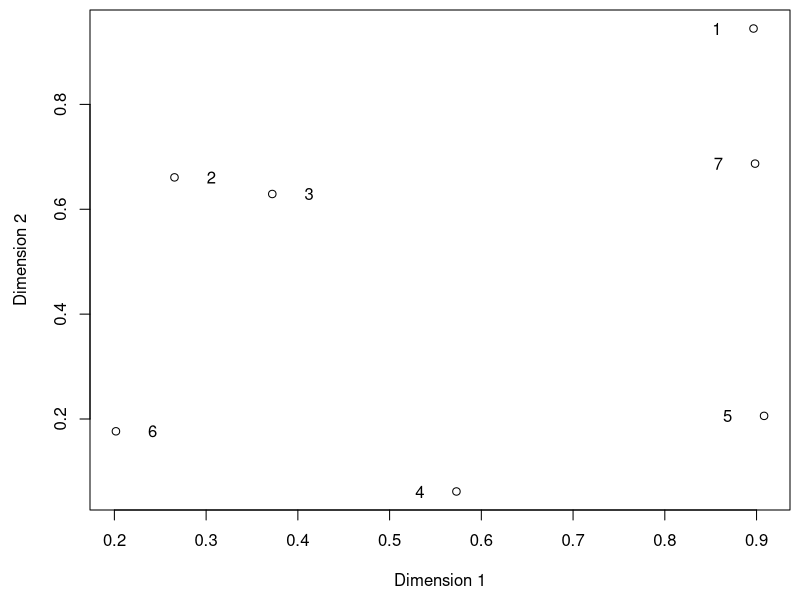
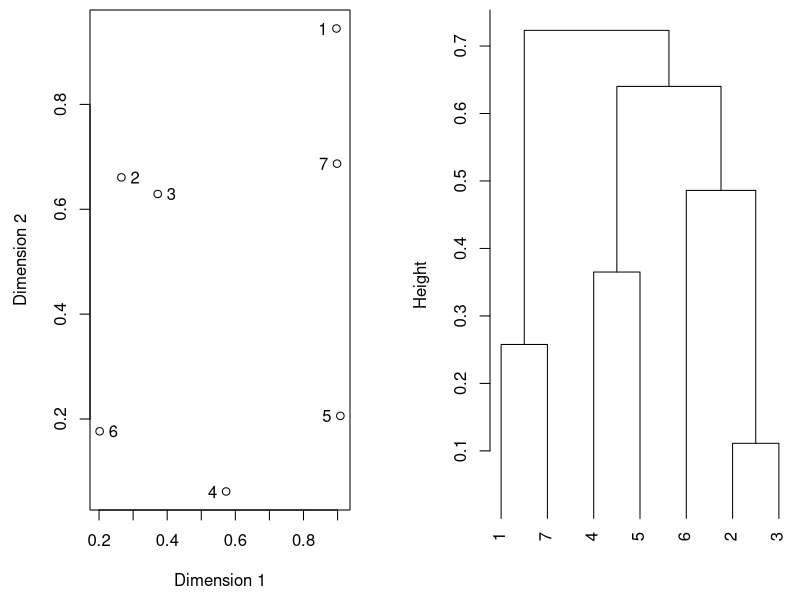
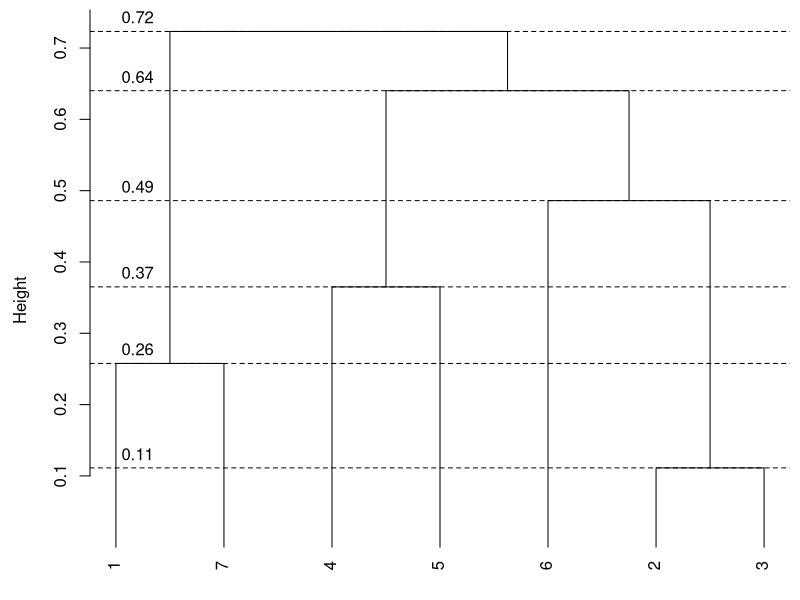
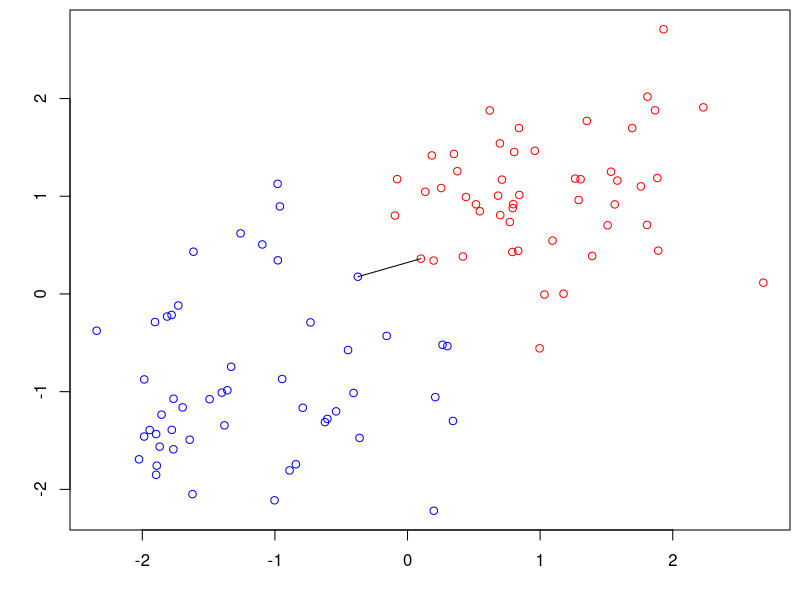
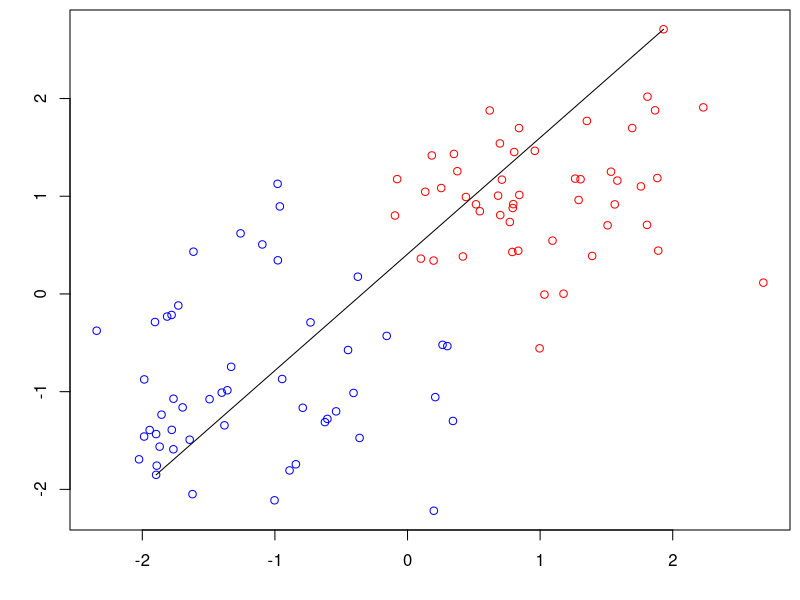
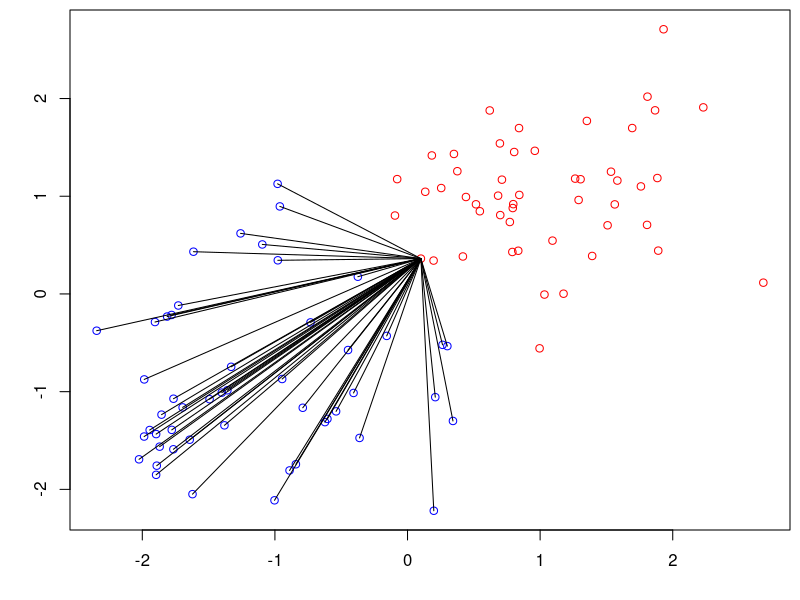
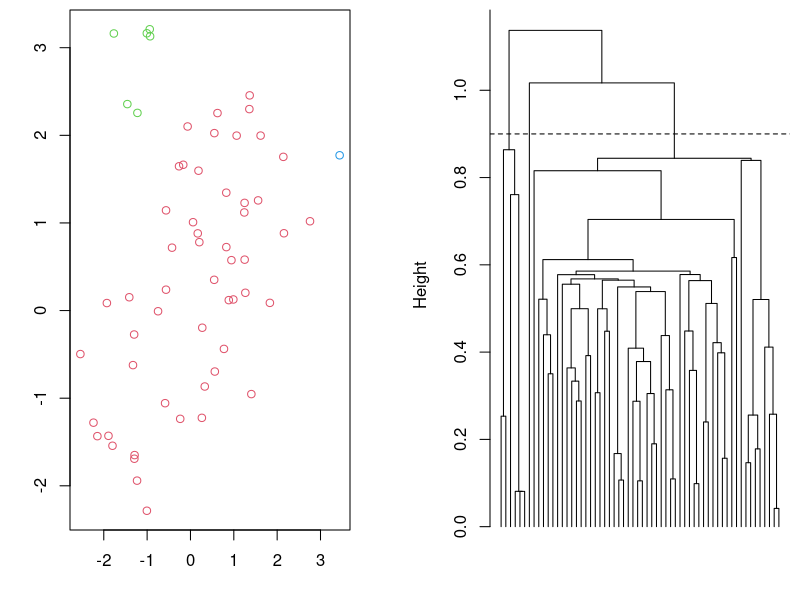
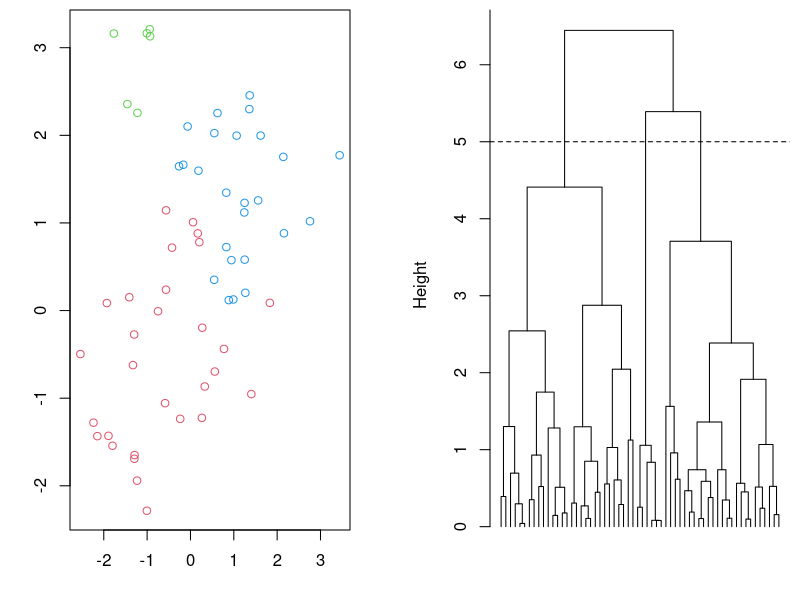

These charts were generated, in order, by the following R code:
# Hierarchical agglomerative clustering example
set.seed(0)
x = matrix(runif(7*2),ncol=2)

pdf(file="agclustex.pdf",width=4,height=4)
par(mar=c(4.5,4.5,0.5,0.5))
plot(x,xlab="Dimension 1",ylab="Dimension 2",main="")
d = 0.04
text(x[,1]+d-2*d*(x[,1]>0.5),x[,2],labels=1:7)
graphics.off()

hc = hclust(dist(x),method="average")

pdf(file="agclustex2.pdf",width=10,height=5)
par(mfrow=c(1,2))
par(mar=c(4.5,4.5,0.5,2.5))
plot(x,xlab="Dimension 1",ylab="Dimension 2",main="")
d = 0.04
text(x[,1]+d-2*d*(x[,1]>0.5),x[,2],labels=1:7)
par(mar=c(2,4.5,0.5,0.5))
plot(hc,main="",hang=-1e-10)
graphics.off()

pdf(file="noinv.pdf",width=5,height=5) 
par(mar=c(0.5,4.5,0.5,0.5))
plot(hc,main="",hang=-1e-10)
abline(h=hc$height,lty=2)
text(rep(1,6)+0.2,hc$height+0.02,
as.character(round(hc$height,2)))
graphics.off()

# Linkages
set.seed(0)
x = rbind(matrix(rnorm(2*50,mean=1,sd=0.7),ncol=2),
matrix(rnorm(2*50,mean=-1,sd=0.8),ncol=2))

dmin = Inf
dmax = 0
imin = 0; jmin = 0
imax = 0; jmax = 0
for (i in 1:50) {
for (j in 51:100) {
a = sqrt(sum((x[i,]-x[j,])^2))
if (a<dmin) {
dmin=a
imin=i; jmin=j
}
if (a>dmax) {
dmax=a
imax=i; jmax=j
}
}}

pdf(file="single.pdf",width=5,height=5)
par(mar=c(3.5,3.5,0.5,0.5))
plot(x,xlab="",ylab="",
col=c(rep("red",50),rep("blue",50)))
segments(x[imin,1],x[imin,2],x[jmin,1],x[jmin,2])
graphics.off()

pdf(file="complete.pdf",width=5,height=5)
par(mar=c(3.5,3.5,0.5,0.5))
plot(x,xlab="",ylab="",
col=c(rep("red",50),rep("blue",50)))
segments(x[imax,1],x[imax,2],x[jmax,1],x[jmax,2])
graphics.off()

pdf(file="average.pdf",width=5,height=5)
par(mar=c(3.5,3.5,0.5,0.5))
plot(x,xlab="",ylab="",
col=c(rep("red",50),rep("blue",50)))
for (i in imin:imin) {
for (j in 51:100) {
segments(x[i,1],x[i,2],x[j,1],x[j,2])
}
}
graphics.off()


cols = c(2,4,3)

## Examples
set.seed(0)
x = rbind(matrix(rnorm(2*20,mean=-1),ncol=2),
matrix(rnorm(2*30,mean=1),ncol=2))
x = rbind(x,matrix(runif(2*10,min(x),max(x)),ncol=2))
d = dist(x)

hcsing = hclust(d,method="single")
labssing = cutree(hcsing,h=0.9)

pdf(file="exsing.pdf",width=10,height=5)
par(mfrow=c(1,2))
par(mar=c(3.5,3.5,0.5,2.5))
plot(x,xlab="",ylab="",col=cols[labssing])
par(mar=c(2,4.5,0.5,0.5))
plot(hcsing,main="",labels=FALSE,hang=-1e-10)
abline(h=0.9,lty=2)
graphics.off()

hccomp = hclust(d,method="complete")
labscomp = cutree(hccomp,h=5)

pdf(file="excomp.pdf",width=10,height=5)
par(mfrow=c(1,2))
par(mar=c(3.5,3.5,0.5,2.5))
plot(x,xlab="",ylab="",col=cols[labscomp])
par(mar=c(2,4.5,0.5,0.5))
plot(hccomp,main="",labels=FALSE,hang=-1e-10)
abline(h=5,lty=2)
graphics.off()

hcavg = hclust(d,method="average")
labsavg = cutree(hcavg,h=2.5)

pdf(file="exavg.pdf",width=10,height=5)
par(mfrow=c(1,2))
par(mar=c(3.5,3.5,0.5,2.5))
plot(x,xlab="",ylab="",col=cols[labsavg])
par(mar=c(2,4.5,0.5,0.5))
plot(hcavg,main="",labels=FALSE,hang=-1e-10)
abline(h=2.5,lty=2)
graphics.off()

pdf(file="props1.pdf",width=4.5,height=4.5)
par(mar=c(3.5,3.5,3.5,3.5))
plot(x,main="Single",xlab="",ylab="",col=cols[labssing])
graphics.off()

pdf(file="props2.pdf",width=4.5,height=4.5)
par(mar=c(3.5,3.5,3.5,3.5))
plot(x,main="Complete",xlab="",ylab="",col=cols[labscomp])
graphics.off()

pdf(file="props3.pdf",width=4.5,height=4.5)
par(mar=c(3.5,3.5,3.5,3.5))
plot(x,main="Average",xlab="",ylab="",col=cols[labsavg])
graphics.off()

hcavg2 = hclust(d^2,method="average")
labsavg2 = cutree(hcavg2,h=8)

pdf(file="mono1.pdf",width=4.5,height=4.5)
par(mar=c(3.5,3.5,3.5,3.5))
plot(x,main="Avg linkage: distance",xlab="",
ylab="",col=cols[labsavg])
graphics.off()

pdf(file="mono2.pdf",width=4.5,height=4.5)
par(mar=c(3.5,3.5,3.5,3.5))
plot(x,main="Avg linkage: distance^2",xlab="",
ylab="",col=cols[c(2,1,3)][labsavg2])
graphics.off()


# Choosing the number of clusters example
set.seed(0)
x = rbind(matrix(rnorm(50*2,sd=0.2),ncol=2),
scale(matrix(rnorm(50*2,sd=0.2),ncol=2),cent=-c(1,0),scale=F),
scale(matrix(rnorm(50*2,sd=0.2),ncol=2),cent=-c(1,1),scale=F),
scale(matrix(rnorm(50*2,sd=0.2),ncol=2),cent=-c(1,1),scale=F),
scale(matrix(rnorm(50*2,sd=0.2),ncol=2),cent=-c(0.2,0.6),scale=F))

c3 = kmeans(x,3,algorithm="Lloyd",nstart=10,iter.max=100)
c4 = kmeans(x,4,algorithm="Lloyd",nstart=10,iter.max=100)
c5 = kmeans(x,5,algorithm="Lloyd",nstart=10,iter.max=100)

pdf(file="choosek.pdf",height=8,width=8)
par(mfrow=c(2,2))
par(mar=c(3.5,3.5,3,0.5))
plot(x,xlab="",ylab="",main="K = 3",col=c3$cluster+1)
points(c3$centers,col=2:4,pch=19,cex=2)
points(c3$centers,cex=2)

plot(x,xlab="",ylab="",main="K = 4",col=c4$cluster+1)
points(c4$centers,col=2:5,pch=19,cex=2)
points(c4$centers,cex=2)

plot(x,xlab="",ylab="",main="K = 5",col=c5$cluster+1)
points(c5$centers,col=2:6,pch=19,cex=2)
points(c5$centers,cex=2)

plot(3:5,c(c3$tot.withinss,c4$tot.withinss,c5$tot.withinss),
xlab="",ylab="",main="Within-cluster variation",type="b")
graphics.off()
